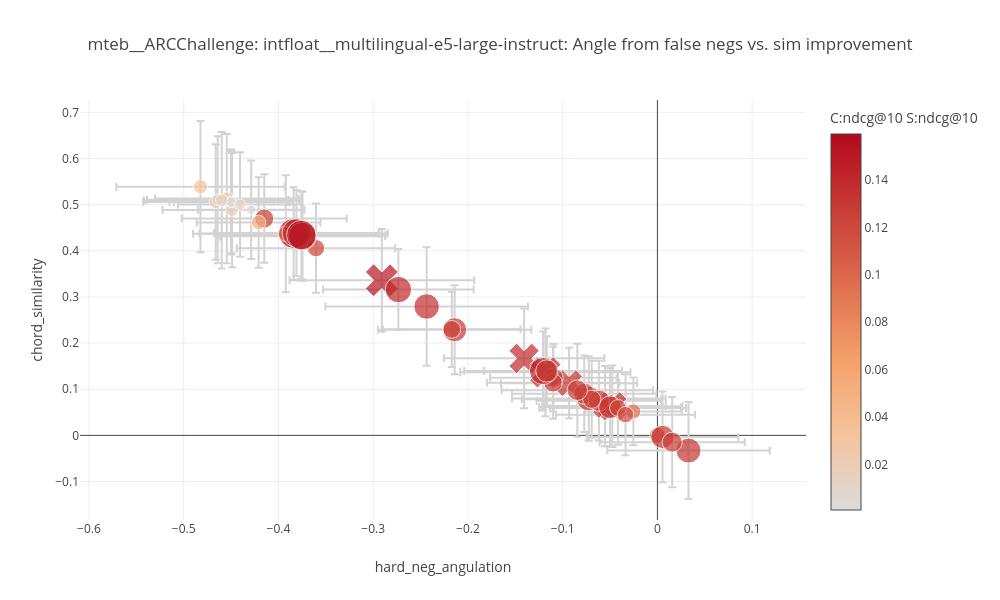
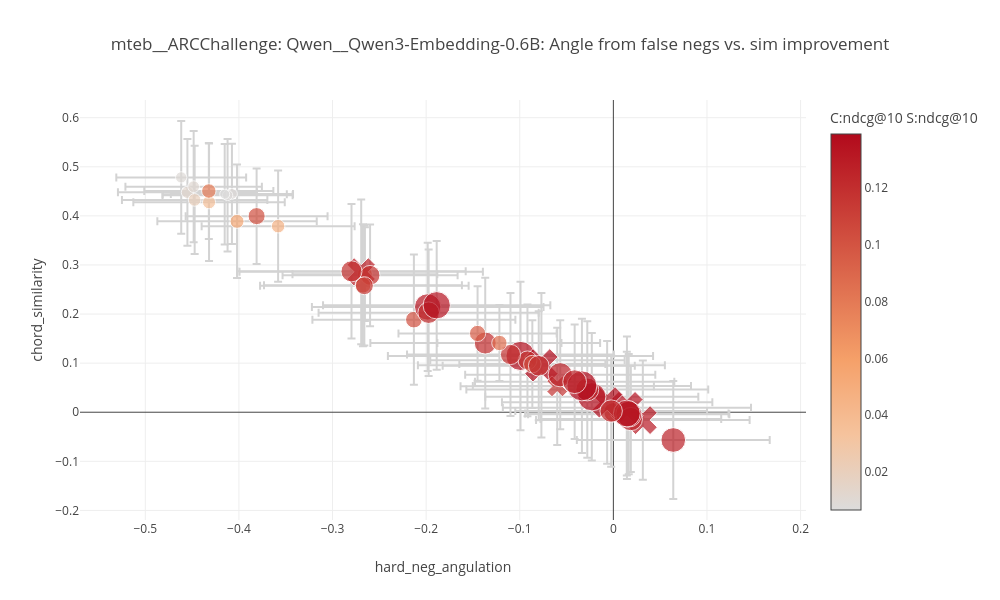
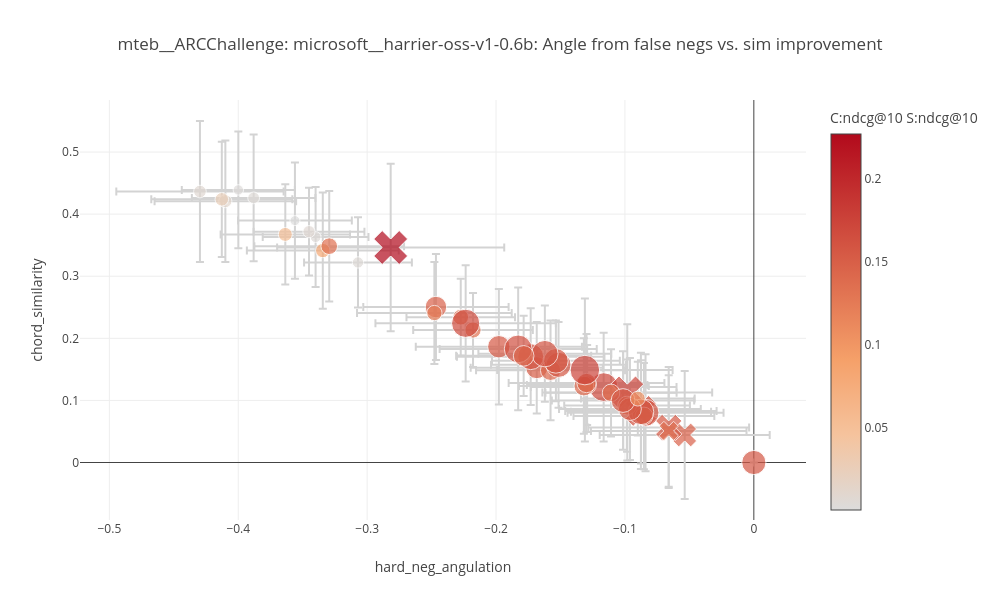

Notebook code for these charts, in order:
### Code cell
for m in dfs.keys():
    df = dfs[m]
    #print(df.columns)
    #plot(df, "displacement", y=score, title=f"{dataset}: {m}: Does more movement(x) mean better score(y)")
    #plot(df, "sim_improvement", y=score, title=f"{dataset}: {m}: Does sim-improvement (x) actually mean better score? (y)")
    #plot(df, "chord_similarity", y=score, title=f"{dataset}: {m}: Fraction of change toward Answer (x) vs. performance(y).")
    #plot(df, "knn_retention", y=score,title=f"{dataset}: {m}: Neighborhood retention (x) vs. performance (y)")
    #plot(df, "orthogonal_magnitude", y=score, title=f"{dataset}: {m}:")
    #plot(df, "hard_neg_angulation", y=score, colors=score, sizes=score, title=f"{dataset}: {m}: Angle from false negs vs. evaluation score")
    #plot(df, "hard_neg_sim_change", y=score, title=f"{dataset}: {m}: Movement away from false negs vs. evaluation score")#, sizes="sim_improvement", colors="sim_improvement")
    
	# combinations
    #plot(df, "hard_neg_sim_change", y="sim_improvement", sizes="score", colors="knn_retention",title=f"{dataset}: {m}:")
    plot(df, "hard_neg_angulation", y="chord_similarity", sizes=score, colors=score,title=f"{dataset}: {m}: Angle from false negs vs. sim improvement")
    #plot(df, "displacement", y="sim_improvement", colors="knn_retention", sizes="knn_retention", title=f"{dataset}: {m}: Movement (x) vs. similarity improvement(y).")
    #plot(df, "parallel_fraction", y="sim_improvement", title=f"{dataset}: {m}: Fraction of change toward Answer (x) vs. similarity gains.")
    #plot(df, "displacement", y="parallel_fraction", sizes="score", colors="prompt_label", title=f"{dataset}: {m}: Does more movement(x) mean better score(y)")


    # this is interesting for sem sim
    #plot(df, "chord_similarity", y="orthogonal_magnitude", colors=score, sizes=score)

### Figure 1 — Plotly figure (JSON) as saved in the notebook; plotly's stock layout.template omitted (floating-point values rounded to 4 significant figures)
{"data": [{"error_x": {"array": [0.0, 0.09947, 0.07339, 0.07574, 0.07999, 0.07408, 0.08571, 0.09743, 0.07648, 0.07466, 0.08468, 0.08986, 0.06413, 0.0719, 0.08093, 0.098, 0.0811, 0.06681, 0.06484, 0.06106, 0.08885, 0.0822, 0.07626, 0.08708, 0.0766, 0.1069, 0.08356, 0.0658, 0.07259, 0.06532, 0.05616, 0.06984, 0.06555, 0.07482, 0.07376, 0.08323, 0.07985, 0.08698, 0.08707, 0.08899, 0.07177, 0.0666, 0.05138, 0.07941, 0.07344], "color": "lightgray", "type": "data", "visible": true}, "error_y": {"array": [0, 0.1003, 0.1238, 0.1402, 0.09834, 0.08825, 0.105, 0.1112, 0.1253, 0.1375, 0.1081, 0.09499, 0.08681, 0.07654, 0.09619, 0.1269, 0.09152, 0.07312, 0.1141, 0.1108, 0.1423, 0.1481, 0.08278, 0.09576, 0.09788, 0.1286, 0.09688, 0.08632, 0.08162, 0.098, 0.107, 0.07807, 0.1134, 0.08476, 0.08333, 0.08559, 0.1006, 0.09318, 0.09675, 0.09481, 0.07957, 0.07543, 0.07351, 0.08785, 0.0877], "color": "lightgray", "type": "data", "visible": true}, "hovertemplate": "<b>Prompt:</b> %{text}<br><b>X (distance):</b> %{x:.4f}<br><b>Y (score):</b> %{y:.4f}<br>", "marker": {"color": [0.1144, 0.1594, 0.01806, 0.02401, 0.1308, 0.1374, 0.133, 0.1516, 0.01971, 0.01298, 0.1395, 0.1406, 0.1286, 0.131, 0.131, 0.09959, 0.1312, 0.1251, 0.00881, 0.003291, 0.03194, 0.01426, 0.1264, 0.125, 0.1254, 0.137, 0.1224, 0.1279, 0.1237, 0.04747, 0.0007727, 0.125, 0.009206, 0.1302, 0.124, 0.1396, 0.1258, 0.143, 0.1418, 0.1523, 0.1219, 0.1296, 0.09379, 0.1395, 0.1158], "colorbar": {"title": {"text": "C:ndcg@10 S:ndcg@10"}}, "showscale": true, "size": [15.91, 30.0, 12.73, 13.64, 23.18, 25.91, 25.0, 29.09, 13.18, 11.82, 26.82, 27.73, 21.82, 23.64, 24.09, 15.45, 24.55, 19.55, 10.91, 10.45, 14.09, 12.27, 20.91, 19.09, 20.0, 25.45, 17.27, 21.36, 17.73, 14.55, 10.0, 18.64, 11.36, 22.73, 18.18, 27.27, 20.45, 28.64, 28.18, 29.55, 16.82, 22.27, 15.0, 26.36, 16.36], "symbol": ["circle", "circle", "circle", "circle", "circle", "x", "circle", "x", "circle", "circle", "x", "x", "x", "x", "circle", "circle", "circle", "circle", "circle", "circle", "circle", "circle", "circle", "circle", "circle", "circle", "circle", "circle", "circle", "circle", "circle", "circle", "circle", "circle", "circle", "circle", "circle", "circle", "circle", "circle", "circle", "circle", "circle", "circle", "circle"]}, "mode": "markers", "text": ["NO_PROMPT", "EMPTY", "Identify categories in user passages.", "Classify user passages.", "Retrieve text that are semantically similar to the given text.", "Retrieve text based on user query.", "Retrieve semantically similar text.", "Retrieve the answer to the question.", "Identify the topic or theme of Reddit posts based on the titles.", "Identify the main and secondary category of Arxiv papers based on the titles.", "Given a question, retrieve the passage that best answers it.", "Retrieve.", "Find the most relevant passage that directly answers the question.", "Given a question, find a related document.", "Summarize the given paragraph into a short paragraph.", "Match the text to the short abstract.", "Retrieve a summary.", "Given the following brief summary, find the source document that contains the information it describes.", "Classify texts as entailment or contradiction.", "Determine whether the following two passages are contradictory, entailed, or neutral.", "Classify based on semantic similarity.", "Classify the following text into a meaningful cluster based on its content.", "Group documents related to the same topic.", "Cluster.", "Retrieve a similar passage.", "Represent this sentence for a natural language understanding task.", "Group passages based on semantic similarity.", "Retrieve duplicate questions from the forum.", "Retrieve the most relevant problem description for the given code implementation.", "Rerank products by relevance to the e-commerce query.", "Classify the sentiment of the given review as positive or negative.", "Generate a creative story based on the prompt.", "Extract all named entities from the text and categorise them as PERSON, LOCATION, or ORGANIZATION.", "Search for related information.", "Find documents related to the topic.", "Find something useful.", "Retrieve the passage that contains overlapping vocabulary with the source sentence.", "asdfjkl qpwoeiru zxcvbnm", "hgJKSbf oiawnef LKJHDS kdjfbs", "!!!! ??? ### @@@", "Retrieve the corresponding translation.", "Given an English sentence, find its translation.", "Retrieve parellel sentences.", "Translate.", "Find a sentence that has similar meaning."], "type": "scatter", "x": [0.0, -0.384, -0.4489, -0.4546, 0.005366, -0.0476, 0.0328, -0.2909, -0.4662, -0.4642, -0.1407, -0.1183, -0.05528, -0.09324, -0.214, -0.3922, -0.07243, -0.1098, -0.4501, -0.4495, -0.4823, -0.4598, -0.07721, -0.415, 0.0156, -0.2436, -0.3604, -0.06179, -0.2171, -0.4209, -0.4288, -0.1102, -0.4405, -0.04998, -0.06934, -0.1207, -0.08452, -0.381, -0.3746, -0.3758, -0.04159, -0.1167, -0.02538, -0.2734, -0.03366], "y": [0.0, 0.4377, 0.4883, 0.5132, -0.003384, 0.06301, -0.03292, 0.3362, 0.5059, 0.5106, 0.1669, 0.1365, 0.06343, 0.1131, 0.2289, 0.437, 0.07969, 0.125, 0.5063, 0.5054, 0.5391, 0.5097, 0.09019, 0.47, -0.01465, 0.2793, 0.4058, 0.07522, 0.2298, 0.4615, 0.489, 0.1141, 0.5004, 0.06084, 0.07816, 0.1394, 0.09783, 0.4386, 0.4315, 0.4341, 0.05947, 0.1396, 0.05192, 0.316, 0.04483]}], "layout": {"height": 600, "legend": {"title": {"text": "colors:ndcg@10, size:ndcg@10"}}, "title": {"text": "mteb__ARCChallenge: intfloat__multilingual-e5-large-instruct: Angle from false negs vs. sim improvement"}, "width": 1000, "xaxis": {"title": {"text": "hard_neg_angulation"}}, "yaxis": {"title": {"text": "chord_similarity"}}}}

### Figure 2 — Plotly figure (JSON) as saved in the notebook; plotly's stock layout.template omitted (floating-point values rounded to 4 significant figures)
{"data": [{"error_x": {"array": [0.0, 0.1416, 0.07424, 0.08088, 0.07579, 0.1141, 0.06895, 0.07735, 0.1319, 0.07289, 0.06935, 0.13, 0.1326, 0.1124, 0.1033, 0.1138, 0.1084, 0.103, 0.09653, 0.06526, 0.08171, 0.08514, 0.07767, 0.1075, 0.1237, 0.09349, 0.1057, 0.1114, 0.1292, 0.1227, 0.122, 0.0695, 0.1016, 0.06635, 0.1086, 0.1024, 0.1165, 0.1038, 0.1176, 0.1105, 0.1214, 0.1065, 0.07802, 0.06628, 0.1026, 0.08449], "color": "lightgray", "type": "data", "visible": true}, "error_y": {"array": [0, 0.1512, 0.1088, 0.1195, 0.09725, 0.1216, 0.09786, 0.09562, 0.1473, 0.1132, 0.1149, 0.1476, 0.1451, 0.1249, 0.1196, 0.1297, 0.1326, 0.1202, 0.108, 0.1019, 0.1134, 0.1157, 0.1103, 0.1224, 0.1306, 0.1037, 0.1242, 0.1218, 0.139, 0.1331, 0.137, 0.1145, 0.1109, 0.1024, 0.1261, 0.1136, 0.1368, 0.1137, 0.1288, 0.1252, 0.1312, 0.1167, 0.0893, 0.07762, 0.1109, 0.09628], "color": "lightgray", "type": "data", "visible": true}, "hovertemplate": "<b>Prompt:</b> %{text}<br><b>X (distance):</b> %{x:.4f}<br><b>Y (score):</b> %{y:.4f}<br>", "marker": {"color": [0.1183, 0.1369, 0.01239, 0.03495, 0.1027, 0.1312, 0.07906, 0.08419, 0.1386, 0.01072, 0.009144, 0.1294, 0.1357, 0.1351, 0.1174, 0.1357, 0.1017, 0.1276, 0.1256, 0.008268, 0.04569, 0.05388, 0.02045, 0.133, 0.133, 0.1185, 0.09153, 0.1147, 0.1255, 0.1212, 0.1192, 0.007547, 0.1267, 0.006535, 0.1335, 0.1216, 0.1391, 0.1175, 0.1211, 0.1186, 0.1348, 0.1257, 0.1037, 0.08605, 0.1188, 0.0944], "colorbar": {"title": {"text": "C:ndcg@10 S:ndcg@10"}}, "showscale": true, "size": [19.33, 29.11, 12.22, 13.11, 17.11, 25.56, 14.44, 14.89, 29.56, 11.78, 11.33, 25.11, 28.67, 27.78, 18.44, 28.22, 16.67, 24.67, 23.33, 10.89, 13.56, 14.0, 12.67, 26.0, 26.44, 19.78, 15.78, 18.0, 22.89, 22.0, 21.11, 10.44, 24.22, 10.0, 26.89, 22.44, 30.0, 18.89, 21.56, 20.22, 27.33, 23.78, 17.56, 15.33, 20.67, 16.22], "symbol": ["circle", "circle", "circle", "circle", "circle", "x", "circle", "circle", "x", "circle", "circle", "x", "x", "x", "x", "circle", "circle", "circle", "circle", "circle", "circle", "circle", "circle", "circle", "circle", "circle", "circle", "circle", "circle", "circle", "circle", "circle", "circle", "circle", "circle", "circle", "circle", "circle", "circle", "circle", "circle", "circle", "circle", "circle", "circle", "circle"]}, "mode": "markers", "text": ["NO_PROMPT", "EMPTY", "Identify categories in user passages.", "Classify user passages.", "Retrieve text that are semantically similar to the given text.", "Retrieve text based on user query.", "Retrieve semantically similar text.", "Given a news summary, retrieve other semantically similar summaries.Retrieve parallel sentences.", "Retrieve the answer to the question.", "Identify the topic or theme of Reddit posts based on the titles.", "Identify the main and secondary category of Arxiv papers based on the titles.", "Given a question, retrieve the passage that best answers it.", "Retrieve.", "Find the most relevant passage that directly answers the question.", "Given a question, find a related document.", "Summarize the given paragraph into a short paragraph.", "Match the text to the short abstract.", "Retrieve a summary.", "Given the following brief summary, find the source document that contains the information it describes.", "Classify texts as entailment or contradiction.", "Determine whether the following two passages are contradictory, entailed, or neutral.", "Classify based on semantic similarity.", "Classify the following text into a meaningful cluster based on its content.", "Group documents related to the same topic.", "Cluster.", "Retrieve a similar passage.", "Represent this sentence for a natural language understanding task.", "Group passages based on semantic similarity.", "Retrieve duplicate questions from the forum.", "Retrieve the most relevant problem description for the given code implementation.", "Rerank products by relevance to the e-commerce query.", "Classify the sentiment of the given review as positive or negative.", "Generate a creative story based on the prompt.", "Extract all named entities from the text and categorise them as PERSON, LOCATION, or ORGANIZATION.", "Search for related information.", "Find documents related to the topic.", "Find something useful.", "Retrieve the passage that contains overlapping vocabulary with the source sentence.", "asdfjkl qpwoeiru zxcvbnm", "hgJKSbf oiawnef LKJHDS kdjfbs", "!!!! ??? ### @@@", "Retrieve the corresponding translation.", "Given an English sentence, find its translation.", "Retrieve parellel sentences.", "Translate.", "Find a sentence that has similar meaning."], "type": "scatter", "x": [0.0, -0.09922, -0.455, -0.4319, -0.3811, 0.03149, -0.4322, -0.2654, -0.07688, -0.4484, -0.4616, -0.2694, 0.0145, -0.006636, -0.05997, -0.02304, -0.2131, 0.06399, 0.01867, -0.4075, -0.3581, -0.402, -0.4473, 0.01642, -0.1983, -0.2599, -0.2675, -0.266, -0.02786, -0.1369, -0.2797, -0.4121, -0.05676, -0.4152, 0.01437, -0.002346, -0.03359, -0.09177, -0.1973, -0.1099, -0.1887, -0.04136, -0.08654, -0.1217, -0.07973, -0.1451], "y": [0.0, 0.1147, 0.4479, 0.4277, 0.3995, -0.01604, 0.4507, 0.2812, 0.09556, 0.4595, 0.4784, 0.2859, 0.009297, 0.02011, 0.0527, 0.03149, 0.1886, -0.0566, -0.01395, 0.4448, 0.379, 0.3889, 0.4326, -0.003874, 0.2145, 0.279, 0.2589, 0.2578, 0.04636, 0.1409, 0.287, 0.4418, 0.07636, 0.4441, -0.002668, 0.002367, 0.05367, 0.1057, 0.2028, 0.1176, 0.2179, 0.06217, 0.09806, 0.1411, 0.09463, 0.1605]}], "layout": {"height": 600, "legend": {"title": {"text": "colors:ndcg@10, size:ndcg@10"}}, "title": {"text": "mteb__ARCChallenge: Qwen__Qwen3-Embedding-0.6B: Angle from false negs vs. sim improvement"}, "width": 1000, "xaxis": {"title": {"text": "hard_neg_angulation"}}, "yaxis": {"title": {"text": "chord_similarity"}}}}

### Figure 3 — Plotly figure (JSON) as saved in the notebook; plotly's stock layout.template omitted (floating-point values rounded to 4 significant figures)
{"data": [{"error_x": {"array": [0.0, 0.05653, 0.05492, 0.05471, 0.04641, 0.05872, 0.0421, 0.04676, 0.0881, 0.04103, 0.04182, 0.06594, 0.06587, 0.06238, 0.06035, 0.06445, 0.07, 0.06051, 0.05463, 0.04793, 0.04387, 0.0589, 0.0649, 0.05126, 0.05638, 0.05086, 0.05723, 0.06001, 0.04875, 0.05807, 0.05018, 0.04415, 0.0578, 0.04301, 0.05437, 0.05498, 0.06095, 0.05037, 0.05236, 0.0496, 0.05157, 0.05524, 0.06042, 0.04412, 0.06806, 0.05238], "color": "lightgray", "type": "data", "visible": true}, "error_y": {"array": [0, 0.08767, 0.09782, 0.09273, 0.05955, 0.09381, 0.0618, 0.06432, 0.1348, 0.08048, 0.07279, 0.1031, 0.1098, 0.0975, 0.08973, 0.09309, 0.09352, 0.09423, 0.08562, 0.1021, 0.09409, 0.09362, 0.1136, 0.07379, 0.08542, 0.07021, 0.07784, 0.08216, 0.07429, 0.08894, 0.08065, 0.09372, 0.08021, 0.07063, 0.08323, 0.08214, 0.09879, 0.07687, 0.0691, 0.06497, 0.07736, 0.07922, 0.07909, 0.05929, 0.1151, 0.0647], "color": "lightgray", "type": "data", "visible": true}, "hovertemplate": "<b>Prompt:</b> %{text}<br><b>X (distance):</b> %{x:.4f}<br><b>Y (score):</b> %{y:.4f}<br>", "marker": {"color": [0.1572, 0.1719, 0.01108, 0.02473, 0.1327, 0.1619, 0.1289, 0.1387, 0.227, 0.003653, 0.004634, 0.1478, 0.1729, 0.156, 0.137, 0.1544, 0.168, 0.161, 0.1382, 0.004673, 0.001856, 0.08203, 0.007624, 0.1523, 0.1479, 0.1378, 0.1586, 0.124, 0.1413, 0.1342, 0.05107, 0.0002569, 0.1425, 0.006833, 0.1584, 0.1557, 0.1638, 0.1419, 0.1582, 0.1575, 0.1595, 0.1572, 0.1416, 0.1049, 0.1743, 0.1441], "colorbar": {"title": {"text": "C:ndcg@10 S:ndcg@10"}}, "showscale": true, "size": [24.22, 28.67, 13.11, 13.56, 16.22, 27.33, 15.78, 18.44, 30.0, 10.89, 11.33, 21.11, 29.11, 23.33, 17.11, 22.44, 28.22, 26.89, 18.0, 11.78, 10.44, 14.44, 12.67, 22.0, 21.56, 17.56, 26.0, 15.33, 18.89, 16.67, 14.0, 10.0, 20.22, 12.22, 25.56, 22.89, 27.78, 19.78, 25.11, 24.67, 26.44, 23.78, 19.33, 14.89, 29.56, 20.67], "symbol": ["circle", "circle", "circle", "circle", "circle", "x", "circle", "circle", "x", "circle", "circle", "x", "x", "x", "x", "circle", "circle", "circle", "circle", "circle", "circle", "circle", "circle", "circle", "circle", "circle", "circle", "circle", "circle", "circle", "circle", "circle", "circle", "circle", "circle", "circle", "circle", "circle", "circle", "circle", "circle", "circle", "circle", "circle", "circle", "circle"]}, "mode": "markers", "text": ["NO_PROMPT", "EMPTY", "Identify categories in user passages.", "Classify user passages.", "Retrieve text that are semantically similar to the given text.", "Retrieve text based on user query.", "Retrieve semantically similar text.", "Given a news summary, retrieve other semantically similar summaries.Retrieve parallel sentences.", "Retrieve the answer to the question.", "Identify the topic or theme of Reddit posts based on the titles.", "Identify the main and secondary category of Arxiv papers based on the titles.", "Given a question, retrieve the passage that best answers it.", "Retrieve.", "Find the most relevant passage that directly answers the question.", "Given a question, find a related document.", "Summarize the given paragraph into a short paragraph.", "Match the text to the short abstract.", "Retrieve a summary.", "Given the following brief summary, find the source document that contains the information it describes.", "Classify texts as entailment or contradiction.", "Determine whether the following two passages are contradictory, entailed, or neutral.", "Classify based on semantic similarity.", "Classify the following text into a meaningful cluster based on its content.", "Group documents related to the same topic.", "Cluster.", "Retrieve a similar passage.", "Represent this sentence for a natural language understanding task.", "Group passages based on semantic similarity.", "Retrieve duplicate questions from the forum.", "Retrieve the most relevant problem description for the given code implementation.", "Rerank products by relevance to the e-commerce query.", "Classify the sentiment of the given review as positive or negative.", "Generate a creative story based on the prompt.", "Extract all named entities from the text and categorise them as PERSON, LOCATION, or ORGANIZATION.", "Search for related information.", "Find documents related to the topic.", "Find something useful.", "Retrieve the passage that contains overlapping vocabulary with the source sentence.", "asdfjkl qpwoeiru zxcvbnm", "hgJKSbf oiawnef LKJHDS kdjfbs", "!!!! ??? ### @@@", "Retrieve the corresponding translation.", "Given an English sentence, find its translation.", "Retrieve parellel sentences.", "Translate.", "Find a sentence that has similar meaning."], "type": "scatter", "x": [0.0, -0.1165, -0.41, -0.4128, -0.2179, -0.08762, -0.2274, -0.1293, -0.2817, -0.34, -0.3071, -0.05363, -0.09819, -0.06604, -0.06603, -0.1978, -0.2236, -0.08401, -0.08528, -0.3881, -0.3999, -0.3344, -0.4297, -0.1684, -0.2466, -0.1108, -0.1731, -0.2478, -0.09836, -0.3294, -0.3635, -0.356, -0.1577, -0.3451, -0.08754, -0.09614, -0.1828, -0.1319, -0.1515, -0.1536, -0.1621, -0.1015, -0.1298, -0.09001, -0.1311, -0.1786], "y": [0.0, 0.1215, 0.4209, 0.4239, 0.2134, 0.08316, 0.2341, 0.1248, 0.3463, 0.3631, 0.3223, 0.04436, 0.1129, 0.05639, 0.05076, 0.1865, 0.2242, 0.08012, 0.07475, 0.4262, 0.439, 0.3414, 0.4364, 0.1527, 0.2504, 0.1122, 0.1705, 0.2407, 0.09162, 0.3484, 0.3674, 0.3896, 0.1485, 0.3718, 0.08158, 0.08613, 0.183, 0.1232, 0.1573, 0.1637, 0.1753, 0.09981, 0.128, 0.1029, 0.1489, 0.1718]}], "layout": {"height": 600, "legend": {"title": {"text": "colors:ndcg@10, size:ndcg@10"}}, "title": {"text": "mteb__ARCChallenge: microsoft__harrier-oss-v1-0.6b: Angle from false negs vs. sim improvement"}, "width": 1000, "xaxis": {"title": {"text": "hard_neg_angulation"}}, "yaxis": {"title": {"text": "chord_similarity"}}}}
